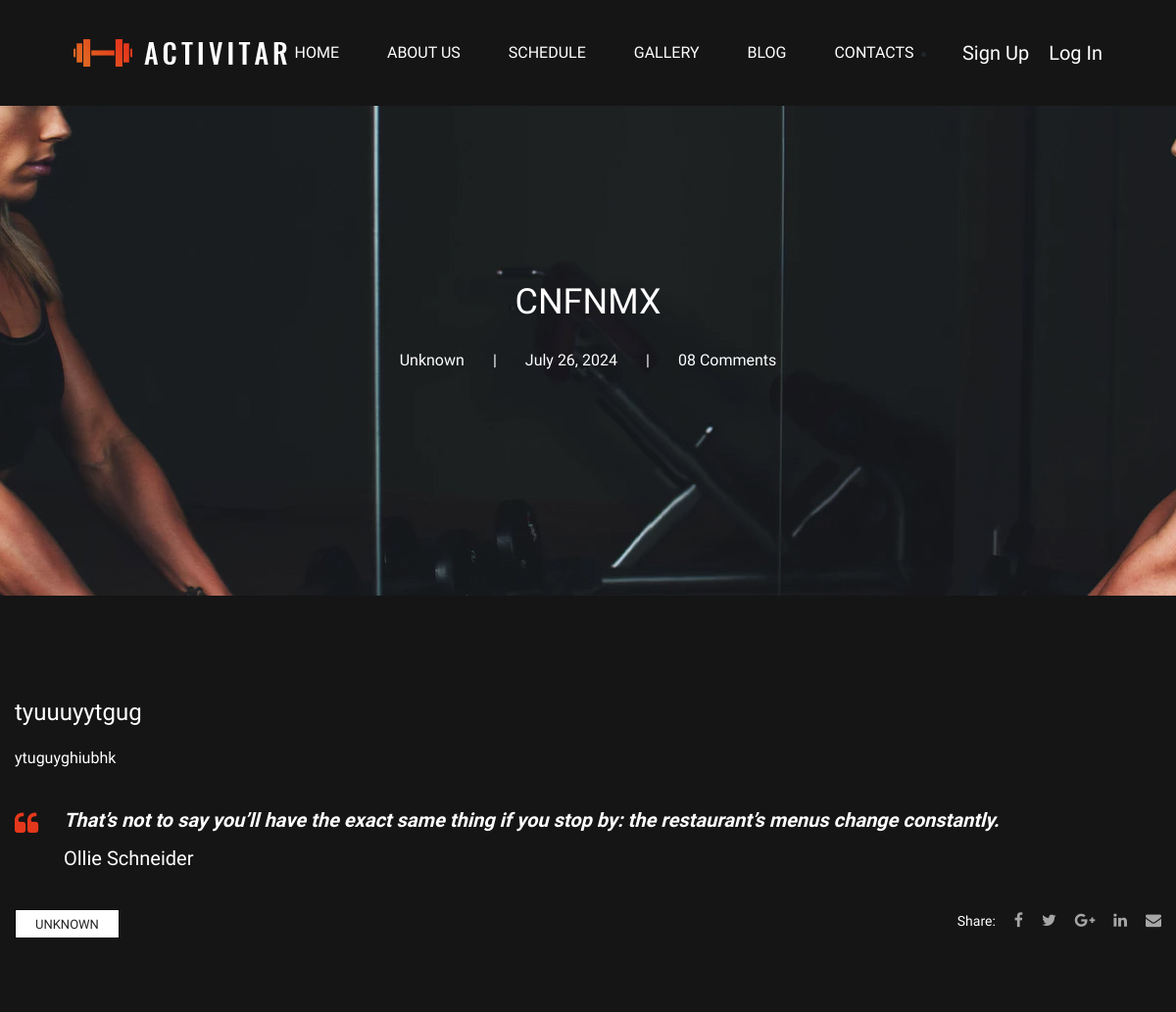
Page /blog/6 (upper part) on the earlier database version.
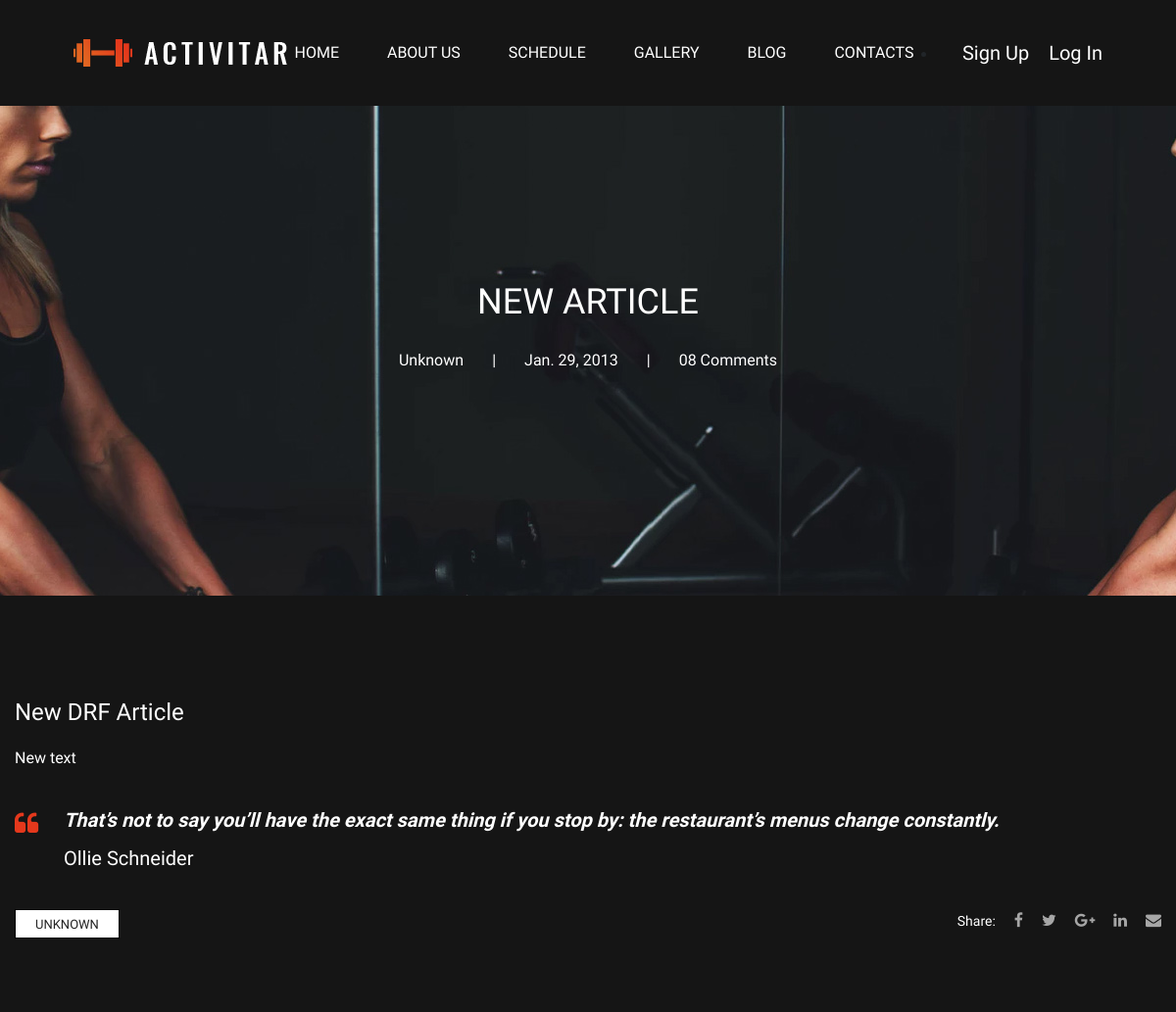
Same page on the later database version.
### blog/models.py (models this page shows, shortened)
class Articles(models.Model):
    title = models.CharField('Title', max_length=100)
    intro = models.CharField('Intro', max_length=250)
    text = models.TextField('Article text')
    date = models.DateField('Date', null=True)
    author = models.ForeignKey(get_user_model(), on_delete=models.SET_NULL, related_name='articles', null=True, default=None)
    class Meta:
        verbose_name = 'Article'
        verbose_name_plural = 'Articles'

### blog/views.py (the view)
# urls.py: path('<int:pk>', views.BlogDetailView.as_view(), name='blog_detail'),
class BlogDetailView(DetailView):
    model = Articles
    template_name = 'main/blog_single.html'
    context_object_name = 'article'

### main/templates/main/blog_single.html (shortened to what this page needs)
{% extends 'main/layout.html' %}
{% load static %}
{% block content %}
    <section class="blog-single-hero set-bg" data-setbg="{% static 'main/img/blog-single-hero.jpg' %}">
        <div class="container">
            <div class="row">
                <div class="col-xl-7 col-lg-7 m-auto text-center">
                    <div class="bs-hero-text">
                        <h2>{{ article.title }}</h2>
                        <ul>
                            <li>{{article.author|default:'Unknown'}}</li>
                            <li>{{article.date}}</li>
                            <li>08 Comments</li>
                        </ul>
                    </div>
                </div>
            </div>
        </div>
    </section>
    <section class="blog-single-section spad">
        <div class="container">
            <div class="row">
                <div class="col-lg-12">
                    <div class="blog-single-text">
                        <div class="blog-title">
                            <h4>{{ article.intro }}</h4>
                            <p>{{article.text}} </p>
                        </div>
                        <div class="blog-quote">
                            <i class="fa fa-quote-left"></i>
                            <div class="quote-text">That’s not to say you’ll have the exact same thing if you stop by:
                                the restaurant’s menus change constantly.
                            </div>
                            <h5>Ollie Schneider</h5>
                        </div>
                        <div class="blog-tag-share">
                            <div class="tags">
                                <a href="#">{{article.author|default:'Unknown'}}</a>
                            </div>
                            <div class="social-share">
                                <span>Share:</span>
                                <a href="#"><i class="fa fa-facebook"></i></a>
                                <a href="#"><i class="fa fa-twitter"></i></a>
                                <a href="#"><i class="fa fa-google-plus"></i></a>
                                <a href="#"><i class="fa fa-linkedin"></i></a>
                                <a href="#"><i class="fa fa-envelope"></i></a>
                            </div>
                        </div>
                    </div>
                </div>
                        </div>
                    </div>
            <div class="container">
                <div class="auto rounded mx-auto d-block">
                    <div class="recent-news">
                    </div>
                </div>
            </div>
    </section>
                {% endblock %}

### main/templates/main/layout.html (shortened to what this page needs)
{% load static %}
<!DOCTYPE html>
<html lang="zxx">
<head>
    <link rel="stylesheet" href="{% static 'main/css/bootstrap.min.css' %}" type="text/css">
    <link rel="stylesheet" href="{% static 'main/css/font-awesome.min.css' %}" type="text/css">
    <link rel="stylesheet" href="{% static 'main/css/elegant-icons.css' %}" type="text/css">
    <link rel="stylesheet" href="{% static 'main/css/nice-select.css' %}" type="text/css">
    <link rel="stylesheet" href="{% static 'main/css/owl.carousel.min.css' %}" type="text/css">
    <link rel="stylesheet" href="{% static 'main/css/magnific-popup.css' %}" type="text/css">
    <link rel="stylesheet" href="{% static 'main/css/slicknav.min.css' %}" type="text/css">
    <link rel="stylesheet" href="{% static 'main/css/style.css' %}" type="text/css">
</head>
    <header class="header-section header-normal">
        <div class="container-fluid">
            <div class="logo">
                <a href="{% url 'home' %}">
                    <img src="{% static 'main/img/logo.png' %}" alt="">
                </a>
            </div>
            <div class="top-social">
                {% if user.is_authenticated %}
                    <li class="last" style="color:White">{{ user.username}}<a href="{% url 'users:logout' %}">|  Log Out</a></li>
                {% else %}
                    <li class="last"><a href="{% url 'users:register' %}">Sign Up</a><a href="{% url 'users:login' %}">Log In</a></li>
                {% endif %}
            </div>
            <div class="container">
                <div class="nav-menu">
                    <nav class="mainmenu mobile-menu">
                        <ul>
                            <li><a href="{% url 'home' %}">Home</a></li>
                            <li><a href="{% url 'about' %}">About us</a></li>
                            <li><a href="{% url 'schedule' %}">Schedule</a></li>
                            <li><a href="{% url 'gallery' %}">Gallery</a>
                            </li>
                            <li><a href="{% url 'blog' %}">Blog</a>
                            </li>
                            <li><a href="{% url 'contacts' %}">Contacts</a></li>
                        </ul>
                    </nav>
                </div>
            </div>
        </div>
    </header>
<body>
{% block content %}
{% endblock %}
</body>
</html>
</body>
</html>

### static/main/css/style.css (style rules this page uses)
html, body { height: 100%; font-family: "Nunito Sans", sans-serif; -webkit-font-smoothing: antialiased; font-smoothing: antialiased; }
h5 { margin: 0; font-size: 18px; color: #FFFFFF; font-weight: 400; font-family: "Oswald", sans-serif; }
h1, h2, h3, h4, h6 { margin: 0; color: #111111; font-weight: 400; font-family: "Oswald", sans-serif; }
h2 { font-size: 36px; }
h4 { font-size: 24px; }
p { font-size: 16px; font-family: "Nunito Sans", sans-serif; color: #8f8fa8; font-weight: 400; line-height: 24px; margin: 0 0 15px 0; }
img { max-width: 100%; }
ul, ol { padding: 0; margin: 0; }
.set-bg { background-repeat: no-repeat; background-size: cover; background-position: top center; }
.spad { padding-top: 100px; padding-bottom: 100px; }
.header-section { padding-top: 40px; position: absolute; left: 0; top: 0; width: 100%; z-index: 99; padding-left: 60px; padding-right: 60px; }
.header-section.header-normal { position: relative; display: -webkit-box; display: -ms-flexbox; display: flex; background: #151515; padding-top: 0; }
.header-section.header-normal .logo { padding: 40px 0; }
.header-section.header-normal .nav-menu .mainmenu ul li a { padding: 40px 0; }
.header-section.header-normal .nav-menu .mainmenu ul li a:after { bottom: 35px; }
.header-section.header-normal .top-social { padding: 39px 0; }
.logo { float: left; }
.logo a { display: inline-block; }
.nav-menu { text-align: center; }
.nav-menu .mainmenu { display: inline-block; }
.nav-menu .mainmenu ul li { display: inline-block; list-style: none; margin-right: 45px; position: relative; }
.nav-menu .mainmenu ul li:last-child { margin-right: 0; }
.nav-menu .mainmenu ul li a { color: #ffffff; font-size: 16px; text-transform: uppercase; font-weight: 500; line-height: 28px; -webkit-transition: 0.3s; -o-transition: 0.3s; transition: 0.3s; display: block; font-family: "Oswald", sans-serif; -webkit-transition: all 0.3s; -o-transition: all 0.3s; transition: all 0.3s; }
.nav-menu .mainmenu ul li a:after { position: absolute; left: 0; bottom: -5px; width: 100%; height: 2px; background: #e4381C; content: ""; opacity: 0; -webkit-transition: all 0.3s; -o-transition: all 0.3s; transition: all 0.3s; }
.top-social { float: right; }
.top-social a { display: inline-block; font-size: 20px; color: #ffffff; margin-left: 20px; }
.blog-single-hero { height: 500px; padding-top: 176px; }
.bs-hero-text h2 { color: #ffffff; font-weight: 500; line-height: 48px; text-transform: uppercase; margin-bottom: 24px; }
.bs-hero-text ul li { list-style: none; color: #ffffff; font-size: 16px; display: inline-block; margin-right: 58px; position: relative; }
.bs-hero-text ul li:after { position: absolute; right: -33px; top: 0; content: "|"; font-size: 16px; color: #ffffff; }
.bs-hero-text ul li:last-child { margin-right: 0; }
.bs-hero-text ul li:last-child:after { display: none; }
.blog-single-section { background: #151515; padding-top: 65px; }
.blog-single-text .blog-title { margin-bottom: 35px; }
.blog-single-text .blog-title h4 { color: #ffffff; font-weight: 500; margin-bottom: 18px; }
.blog-single-text .blog-title p { color: #ffffff; line-height: 28px; }
.blog-single-text .blog-quote { padding-left: 50px; position: relative; margin-bottom: 40px; }
.blog-single-text .blog-quote i { font-size: 26px; color: #e4381C; position: absolute; left: 0; top: 5px; }
.blog-single-text .blog-quote .quote-text { font-size: 20px; color: #ffffff; font-weight: 600; font-style: italic; line-height: 28px; margin-bottom: 13px; }
.blog-single-text .blog-quote h5 { font-size: 20px; color: #ffffff; font-weight: 500; }
.blog-single-text .blog-tag-share { overflow: hidden; }
.blog-single-text .blog-tag-share .tags { float: left; }
.blog-single-text .blog-tag-share .tags a { display: inline-block; font-size: 13px; color: #252525; text-transform: uppercase; background: #ffffff; padding: 5px 20px 4px; border: 1px solid #000000; margin-right: 10px; }
.blog-single-text .blog-tag-share .social-share { float: right; }
.blog-single-text .blog-tag-share .social-share span { font-size: 14px; color: #ffffff; }
.blog-single-text .blog-tag-share .social-share a { display: inline-block; color: #a6a6a6; margin-left: 15px; -webkit-transition: all 0.3s; -o-transition: all 0.3s; transition: all 0.3s; }
.recent-news { padding-top: 80px; margin-bottom: 74px; }
@media only screen and (min-width: 1200px) { .container { max-width: 1200px; } }

Differences in the rows shown:
changed Articles "Unknown": title "CNFNMX" → "NEW ARTICLE"; date "July 26, 2024" → "Jan. 29, 2013"; intro "tyuuuyytgug" → "New DRF Article"; text "ytuguyghiubhk" → "New text"
